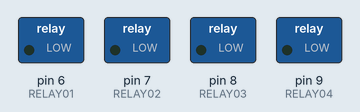
Simulated run of this sketch. Board: Arduino Uno, built with avr-gcc and run on an emulated ATmega328P. Shown: switched loads named in the sketch (green lamp = pin HIGH).

Above: at 1.0 s.
At 3.0 s:
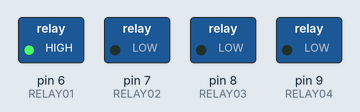
At 5.0 s:
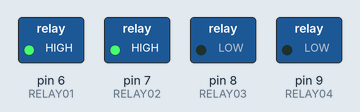
At 7.0 s:
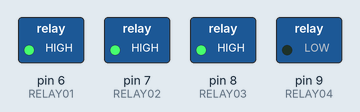
At 9.0 s:
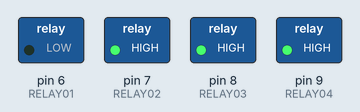
Timing chart, 0 to 10.4 s (numbered marks = the images above):
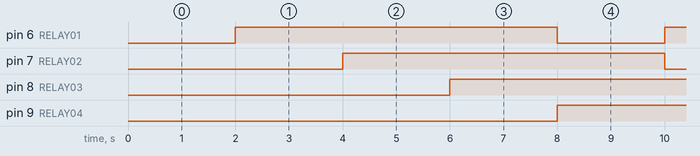

The sketch:

relay.ino
```cpp
/*
  Turns on an relay off and on for each 2 seconds repeatedly.
 */

// Pin 6,7,8,9 has an relay board connected

#define RELAY01 6
#define RELAY02 7
#define RELAY03 8
#define RELAY04 9

// the setup routine runs once when you press reset:
void setup() {
  // initialize the digital pin as an output.
  pinMode(RELAY01, OUTPUT);
  pinMode(RELAY02, OUTPUT);
  pinMode(RELAY03, OUTPUT);
  pinMode(RELAY04, OUTPUT);
}

// the loop routine runs over and over again forever:
void loop() {
  digitalWrite(RELAY01, LOW);
  delay(2000);
  digitalWrite(RELAY01, HIGH);

  digitalWrite(RELAY02, LOW);
  delay(2000);
  digitalWrite(RELAY02, HIGH);

  digitalWrite(RELAY03, LOW);
  delay(2000);
  digitalWrite(RELAY03, HIGH);

  digitalWrite(RELAY04, LOW);
  delay(2000);
  digitalWrite(RELAY04, HIGH);
}
```

Measured:
- by itself, pin 6 (RELAY01), pin 7 (RELAY02), pin 8 (RELAY03), pin 9 (RELAY04): alternates HIGH for 6.0 s and LOW for 2.0 s
